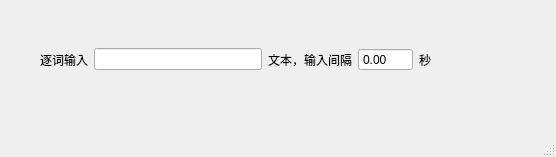
<?xml version="1.0" encoding="UTF-8"?>
<ui version="4.0">
 <class>MainWindow</class>
 <widget class="QMainWindow" name="MainWindow">
  <property name="geometry">
   <rect>
    <x>0</x>
    <y>0</y>
    <width>556</width>
    <height>157</height>
   </rect>
  </property>
  <property name="windowTitle">
   <string>MainWindow</string>
  </property>
  <widget class="QWidget" name="centralwidget">
   <widget class="QWidget" name="widget" native="true">
    <property name="geometry">
     <rect>
      <x>40</x>
      <y>40</y>
      <width>391</width>
      <height>39</height>
     </rect>
    </property>
    <layout class="QHBoxLayout" name="horizontalLayout_2">
     <item>
      <widget class="QLabel" name="label_2">
       <property name="text">
        <string>逐词输入</string>
       </property>
      </widget>
     </item>
     <item>
      <widget class="QLineEdit" name="lineEdit_message"/>
     </item>
     <item>
      <widget class="QLabel" name="label_3">
       <property name="text">
        <string>文本，输入间隔</string>
       </property>
      </widget>
     </item>
     <item>
      <widget class="QDoubleSpinBox" name="doubleSpinBox_interval">
       <property name="buttonSymbols">
        <enum>QAbstractSpinBox::NoButtons</enum>
       </property>
       <property name="maximum">
        <double>9999.989999999999782</double>
       </property>
      </widget>
     </item>
     <item>
      <widget class="QLabel" name="label_5">
       <property name="text">
        <string>秒</string>
       </property>
      </widget>
     </item>
    </layout>
    <zorder>label_3</zorder>
    <zorder>label_2</zorder>
    <zorder>label_5</zorder>
    <zorder>lineEdit_message</zorder>
    <zorder>doubleSpinBox_interval</zorder>
   </widget>
  </widget>
  <widget class="QMenuBar" name="menubar">
   <property name="geometry">
    <rect>
     <x>0</x>
     <y>0</y>
     <width>556</width>
     <height>23</height>
    </rect>
   </property>
  </widget>
  <widget class="QStatusBar" name="statusbar"/>
 </widget>
 <resources/>
 <connections/>
</ui>
